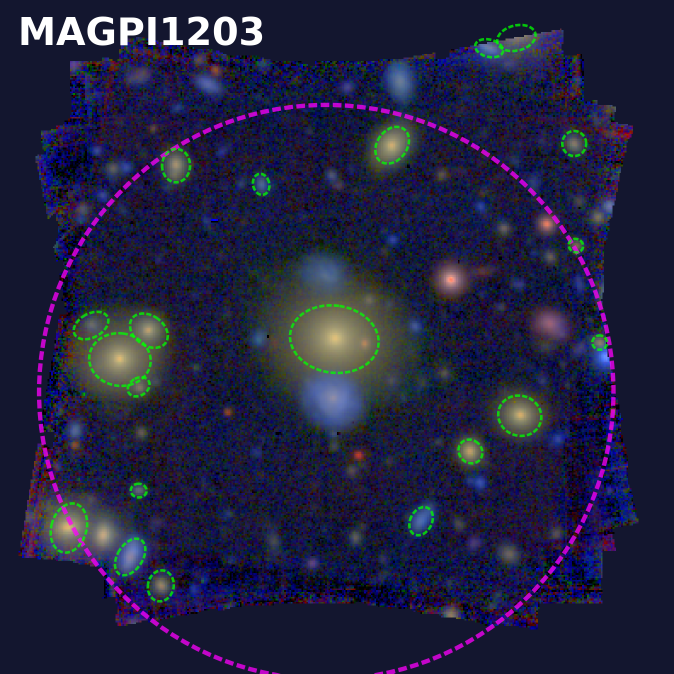
#> input picture figures/MAGPI1203.png, 1347 x 1347 px, found by its file name (shown at 1/2 size)
$ python stitch1.py
#> lines starting #> are read from the running program, lines starting #| are printed output that depends on the picture
#!/usr/bin/env python3
from PIL import Image

# Input paths
base = "/home/el1as/github/thesis/figures"
files = ["MAGPI1203.png", "MAGPI1206.png", "MAGPI1501.png"]
paths = [f"{base}/{f}" for f in files]

# Load images
imgs = [Image.open(p).convert("RGB") for p in paths]
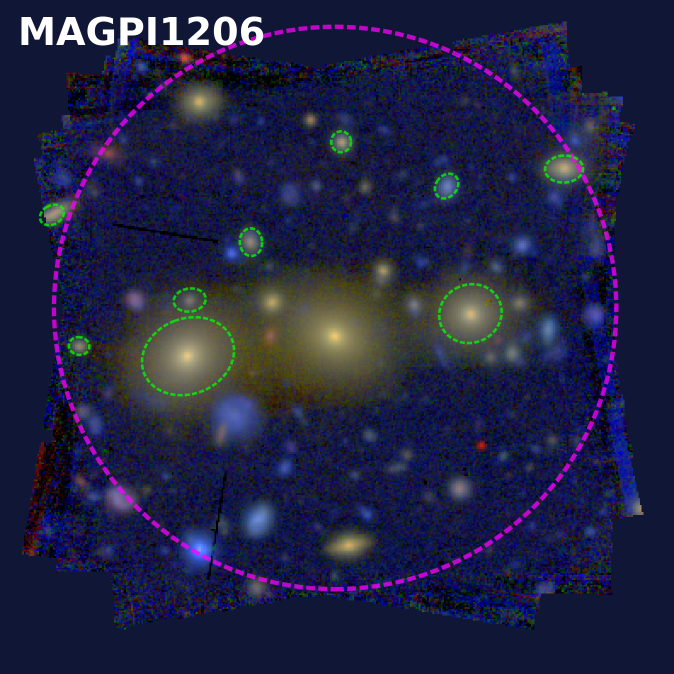
#> input picture figures/MAGPI1206.png, 1347 x 1347 px, found by its file name (shown at 1/2 size)
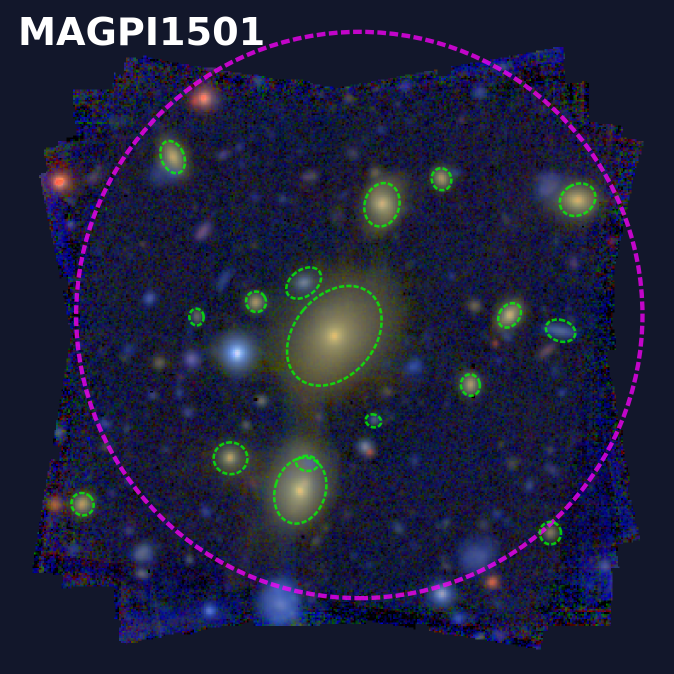
#> input picture figures/MAGPI1501.png, 1347 x 1347 px, found by its file name (shown at 1/2 size)
#> imgs = 3 items

# Make all same height (scale widths proportionally)
target_h = min(im.height for im in imgs)
#> target_h = 1347
resized = [im.resize((int(im.width * target_h / im.height), target_h), Image.LANCZOS) for im in imgs]
#> resized = 3 items

# Stitch horizontally
total_w = sum(im.width for im in resized)
#> total_w = 4041
canvas = Image.new("RGB", (total_w, target_h))
#> canvas: PIL image 4041x1347 RGB; every value is 0
x = 0
for im in resized:
    canvas.paste(im, (x, 0))
    x += im.width
#> this loop made 3 passes
#> x on passes 1 to 3: 1347, 2694, 4041
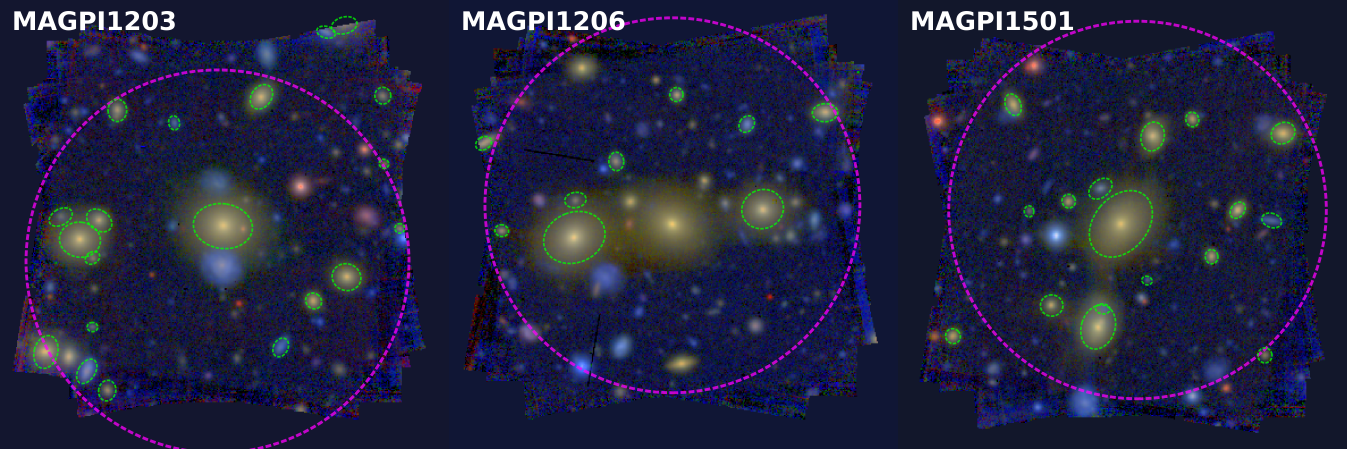
#> canvas: PIL image 4041x1347 RGB (shown at 1/3 size); mean R, G, B 32.3, 33.8, 63.2
#> after the loop, x = 4041

# Save
outpath = f"{base}/MAGPI_fields_stitched.png"
canvas.save(outpath, "PNG")
print(f"Saved {outpath}")
